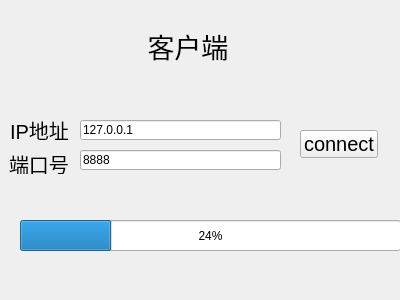
<?xml version="1.0" encoding="UTF-8"?>
<ui version="4.0">
 <class>CliWidget</class>
 <widget class="QWidget" name="CliWidget">
  <property name="geometry">
   <rect>
    <x>0</x>
    <y>0</y>
    <width>400</width>
    <height>300</height>
   </rect>
  </property>
  <property name="windowTitle">
   <string>Form</string>
  </property>
  <widget class="QLabel" name="label">
   <property name="geometry">
    <rect>
     <x>140</x>
     <y>20</y>
     <width>101</width>
     <height>51</height>
    </rect>
   </property>
   <property name="font">
    <font>
     <pointsize>20</pointsize>
    </font>
   </property>
   <property name="text">
    <string> 客户端</string>
   </property>
  </widget>
  <widget class="QLineEdit" name="lineEditIP">
   <property name="geometry">
    <rect>
     <x>80</x>
     <y>120</y>
     <width>201</width>
     <height>20</height>
    </rect>
   </property>
   <property name="text">
    <string>127.0.0.1</string>
   </property>
  </widget>
  <widget class="QLineEdit" name="lineEdit_port">
   <property name="geometry">
    <rect>
     <x>80</x>
     <y>150</y>
     <width>201</width>
     <height>20</height>
    </rect>
   </property>
   <property name="text">
    <string>8888</string>
   </property>
  </widget>
  <widget class="QLabel" name="label_2">
   <property name="geometry">
    <rect>
     <x>10</x>
     <y>120</y>
     <width>60</width>
     <height>20</height>
    </rect>
   </property>
   <property name="font">
    <font>
     <pointsize>15</pointsize>
    </font>
   </property>
   <property name="text">
    <string>IP地址</string>
   </property>
  </widget>
  <widget class="QLabel" name="label_3">
   <property name="geometry">
    <rect>
     <x>9</x>
     <y>154</y>
     <width>60</width>
     <height>20</height>
    </rect>
   </property>
   <property name="font">
    <font>
     <pointsize>15</pointsize>
    </font>
   </property>
   <property name="text">
    <string>端口号</string>
   </property>
  </widget>
  <widget class="QPushButton" name="pushButton">
   <property name="geometry">
    <rect>
     <x>300</x>
     <y>130</y>
     <width>78</width>
     <height>28</height>
    </rect>
   </property>
   <property name="font">
    <font>
     <pointsize>15</pointsize>
    </font>
   </property>
   <property name="text">
    <string>connect</string>
   </property>
  </widget>
  <widget class="QProgressBar" name="progressBar">
   <property name="geometry">
    <rect>
     <x>20</x>
     <y>220</y>
     <width>381</width>
     <height>31</height>
    </rect>
   </property>
   <property name="value">
    <number>24</number>
   </property>
  </widget>
 </widget>
 <resources/>
 <connections/>
</ui>
